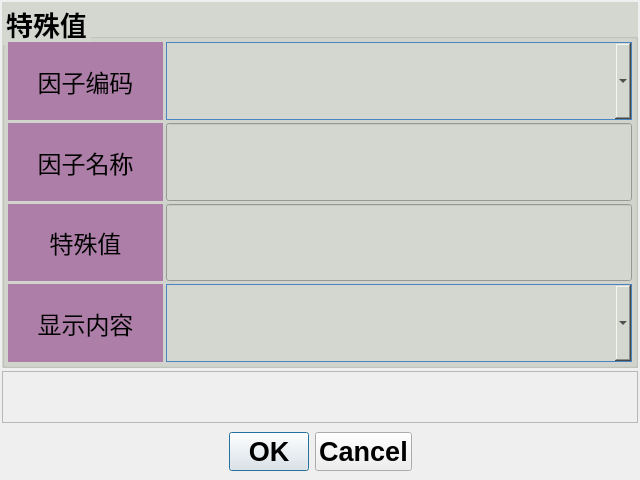
<?xml version="1.0" encoding="UTF-8"?>
<ui version="4.0">
 <class>TeshuzhiAdd</class>
 <widget class="QDialog" name="TeshuzhiAdd">
  <property name="geometry">
   <rect>
    <x>0</x>
    <y>0</y>
    <width>640</width>
    <height>480</height>
   </rect>
  </property>
  <property name="sizePolicy">
   <sizepolicy hsizetype="Fixed" vsizetype="Fixed">
    <horstretch>0</horstretch>
    <verstretch>0</verstretch>
   </sizepolicy>
  </property>
  <property name="windowTitle">
   <string>Dialog</string>
  </property>
  <layout class="QVBoxLayout" name="verticalLayout_2" stretch="7,1,1">
   <property name="spacing">
    <number>3</number>
   </property>
   <property name="leftMargin">
    <number>2</number>
   </property>
   <property name="topMargin">
    <number>2</number>
   </property>
   <property name="rightMargin">
    <number>2</number>
   </property>
   <property name="bottomMargin">
    <number>2</number>
   </property>
   <item>
    <widget class="QGroupBox" name="groupBox_17">
     <property name="font">
      <font>
       <pointsize>20</pointsize>
       <weight>75</weight>
       <bold>true</bold>
      </font>
     </property>
     <property name="styleSheet">
      <string notr="true">background-color: rgb(211, 215, 207);</string>
     </property>
     <property name="title">
      <string>特殊值</string>
     </property>
     <layout class="QVBoxLayout" name="verticalLayout" stretch="1,1,1,1">
      <property name="spacing">
       <number>3</number>
      </property>
      <property name="leftMargin">
       <number>3</number>
      </property>
      <property name="topMargin">
       <number>3</number>
      </property>
      <property name="rightMargin">
       <number>3</number>
      </property>
      <property name="bottomMargin">
       <number>3</number>
      </property>
      <item>
       <layout class="QHBoxLayout" name="horizontalLayout_50" stretch="1,3">
        <item>
         <widget class="QLabel" name="label_4">
          <property name="font">
           <font>
            <family>Ubuntu</family>
            <pointsize>18</pointsize>
            <weight>7</weight>
            <italic>false</italic>
            <bold>false</bold>
           </font>
          </property>
          <property name="styleSheet">
           <string notr="true">background-color: rgb(173, 127, 168);
color: rgb(0, 0, 0);
font: 57 18pt &quot;Ubuntu&quot;;</string>
          </property>
          <property name="text">
           <string>因子编码</string>
          </property>
          <property name="alignment">
           <set>Qt::AlignCenter</set>
          </property>
         </widget>
        </item>
        <item>
         <widget class="QComboBox" name="lineEdit_Code">
          <property name="sizePolicy">
           <sizepolicy hsizetype="Preferred" vsizetype="Preferred">
            <horstretch>0</horstretch>
            <verstretch>0</verstretch>
           </sizepolicy>
          </property>
          <property name="font">
           <font>
            <pointsize>18</pointsize>
            <weight>75</weight>
            <bold>true</bold>
           </font>
          </property>
          <property name="styleSheet">
           <string notr="true">QComboBox {
    border: 1px solid #4C84C3;
	
	background-color: rgb(211, 215, 207);
	opacity: 1;
	border-radius: 0px;
	combobox-popup: 0;
}
 
QComboBox QAbstractItemView {
    border-radius:  0px;  
	background-color: rgb(233, 185, 110);
	border:1px solid #4C84c3;
 	selection-background-color: #2019DC;
	font: 57 15pt &quot;Ubuntu&quot;;
	font-weight:140;
	
	
}

/* 下拉后，整个下拉窗体每项的样式 */
QComboBox QAbstractItemView::item {
    height: 50px;   /* 项的高度（设置pComboBox-&gt;setView(new QListView());后，该项才起作用） */
	font: 57 15pt &quot;Ubuntu&quot;;
	font-weight:140;
}

/* 下拉框样式 */
QComboBox::drop-down {
    subcontrol-origin: padding;   /* 子控件在父元素中的原点矩形。如果未指定此属性，则默认为padding。 */
    subcontrol-position: top right;   /* 下拉框的位置（右上） */
    width: 50px;   /* 下拉框的宽度 */

    border-left-width: 1px;   /* 下拉框的左边界线宽度 */
    border-left-color: darkgray;   /* 下拉框的左边界线颜色 */
    border-left-style: solid;   /* 下拉框的左边界线为实线 */
    border-top-right-radius: 3px;   /* 下拉框的右上边界线的圆角半径（应和整个QComboBox右上边界线的圆角半径一致） */
    border-bottom-right-radius: 3px;   /* 同上 */

	image: url(:/images/dropdown.png);

	padding: 2px 2px 2px 2px;
}

QScrollBar:vertical {
      border: 2px solid grey;
      width: 50px;
	   background-color: #d0d2d4;   /* 空白区域的背景色*/
}//加宽滑动条按钮

QComboBox::drop-down:hover 
{　　　
background: yellow;　
}
/* 下拉箭头样式 */ 
QComboBox::down-arrow
 {　　
width: 20px; /* 下拉箭头的宽度（建议与下拉框drop-down的宽度一致） */ 　　
background: transparent; /* 下拉箭头的的背景色 */ 　　padding: 0px 0px 0px 0px; /* 上内边距、右内边距、下内边距、左内边距 */　
image: url(:/images/dropdown.png);　
} /* 点击下拉箭头 */ 

QComboBox::down-arrow:on 
{ 　　
image: url(:/images/dropdown.png);
/* 显示上拉箭头 */
 } 



QComboBox QAbstractScrollArea QScrollBar::handle:vertical {
    border-radius: 5px;   /* 圆角 */
    background: rgb(160,160,160);   /* 小方块的背景色深灰lightblue */
}

QComboBox QAbstractScrollArea QScrollBar::handle:vertical:hover {
    background: rgb(90, 91, 93);   /* 越过小方块的背景色yellow */
}

 

 
</string>
          </property>
          <property name="editable">
           <bool>false</bool>
          </property>
         </widget>
        </item>
       </layout>
      </item>
      <item>
       <layout class="QHBoxLayout" name="horizontalLayout_71" stretch="1,3">
        <item>
         <widget class="QLabel" name="label_76">
          <property name="font">
           <font>
            <family>Ubuntu</family>
            <pointsize>18</pointsize>
            <weight>7</weight>
            <italic>false</italic>
            <bold>false</bold>
           </font>
          </property>
          <property name="styleSheet">
           <string notr="true">background-color: rgb(173, 127, 168);
color: rgb(0, 0, 0);
font: 57 18pt &quot;Ubuntu&quot;;</string>
          </property>
          <property name="text">
           <string>因子名称</string>
          </property>
          <property name="alignment">
           <set>Qt::AlignCenter</set>
          </property>
         </widget>
        </item>
        <item>
         <widget class="QLineEdit" name="lineEdit_Name">
          <property name="sizePolicy">
           <sizepolicy hsizetype="Expanding" vsizetype="Expanding">
            <horstretch>0</horstretch>
            <verstretch>0</verstretch>
           </sizepolicy>
          </property>
          <property name="font">
           <font>
            <pointsize>18</pointsize>
            <weight>75</weight>
            <bold>true</bold>
           </font>
          </property>
         </widget>
        </item>
       </layout>
      </item>
      <item>
       <layout class="QHBoxLayout" name="horizontalLayout_72" stretch="1,3">
        <item>
         <widget class="QLabel" name="label_77">
          <property name="font">
           <font>
            <family>Ubuntu</family>
            <pointsize>18</pointsize>
            <weight>7</weight>
            <italic>false</italic>
            <bold>false</bold>
           </font>
          </property>
          <property name="styleSheet">
           <string notr="true">background-color: rgb(173, 127, 168);
color: rgb(0, 0, 0);
font: 57 18pt &quot;Ubuntu&quot;;</string>
          </property>
          <property name="text">
           <string>特殊值</string>
          </property>
          <property name="alignment">
           <set>Qt::AlignCenter</set>
          </property>
         </widget>
        </item>
        <item>
         <widget class="QLineEdit" name="lineEdit_Key">
          <property name="sizePolicy">
           <sizepolicy hsizetype="Expanding" vsizetype="Expanding">
            <horstretch>0</horstretch>
            <verstretch>0</verstretch>
           </sizepolicy>
          </property>
          <property name="font">
           <font>
            <pointsize>18</pointsize>
            <weight>75</weight>
            <bold>true</bold>
           </font>
          </property>
          <property name="text">
           <string/>
          </property>
         </widget>
        </item>
       </layout>
      </item>
      <item>
       <layout class="QHBoxLayout" name="horizontalLayout_73" stretch="1,3">
        <item>
         <widget class="QLabel" name="label_78">
          <property name="font">
           <font>
            <family>Ubuntu</family>
            <pointsize>18</pointsize>
            <weight>7</weight>
            <italic>false</italic>
            <bold>false</bold>
           </font>
          </property>
          <property name="styleSheet">
           <string notr="true">background-color: rgb(173, 127, 168);
color: rgb(0, 0, 0);
font: 57 18pt &quot;Ubuntu&quot;;</string>
          </property>
          <property name="text">
           <string>显示内容</string>
          </property>
          <property name="alignment">
           <set>Qt::AlignCenter</set>
          </property>
         </widget>
        </item>
        <item>
         <widget class="QComboBox" name="lineEdit_Val">
          <property name="sizePolicy">
           <sizepolicy hsizetype="Preferred" vsizetype="Preferred">
            <horstretch>0</horstretch>
            <verstretch>0</verstretch>
           </sizepolicy>
          </property>
          <property name="font">
           <font>
            <pointsize>18</pointsize>
            <weight>75</weight>
            <bold>true</bold>
           </font>
          </property>
          <property name="styleSheet">
           <string notr="true">QComboBox {
    border: 1px solid #4C84C3;
	
	background-color: rgb(211, 215, 207);
	opacity: 1;
	border-radius: 0px;
	combobox-popup: 0;
}
 
QComboBox QAbstractItemView {
    border-radius:  0px;  
	background-color: rgb(233, 185, 110);
	border:1px solid #4C84c3;
 	selection-background-color: #2019DC;
	font: 57 15pt &quot;Ubuntu&quot;;
	font-weight:140;
	
	
}

/* 下拉后，整个下拉窗体每项的样式 */
QComboBox QAbstractItemView::item {
    height: 50px;   /* 项的高度（设置pComboBox-&gt;setView(new QListView());后，该项才起作用） */
	font: 57 15pt &quot;Ubuntu&quot;;
	font-weight:140;
}

/* 下拉框样式 */
QComboBox::drop-down {
    subcontrol-origin: padding;   /* 子控件在父元素中的原点矩形。如果未指定此属性，则默认为padding。 */
    subcontrol-position: top right;   /* 下拉框的位置（右上） */
    width: 50px;   /* 下拉框的宽度 */

    border-left-width: 1px;   /* 下拉框的左边界线宽度 */
    border-left-color: darkgray;   /* 下拉框的左边界线颜色 */
    border-left-style: solid;   /* 下拉框的左边界线为实线 */
    border-top-right-radius: 3px;   /* 下拉框的右上边界线的圆角半径（应和整个QComboBox右上边界线的圆角半径一致） */
    border-bottom-right-radius: 3px;   /* 同上 */

	image: url(:/images/dropdown.png);

	padding: 2px 2px 2px 2px;
}

QScrollBar:vertical {
      border: 2px solid grey;
      width: 50px;
	   background-color: #d0d2d4;   /* 空白区域的背景色*/
}//加宽滑动条按钮

QComboBox::drop-down:hover 
{　　　
background: yellow;　
}
/* 下拉箭头样式 */ 
QComboBox::down-arrow
 {　　
width: 20px; /* 下拉箭头的宽度（建议与下拉框drop-down的宽度一致） */ 　　
background: transparent; /* 下拉箭头的的背景色 */ 　　padding: 0px 0px 0px 0px; /* 上内边距、右内边距、下内边距、左内边距 */　
image: url(:/images/dropdown.png);　
} /* 点击下拉箭头 */ 

QComboBox::down-arrow:on 
{ 　　
image: url(:/images/dropdown.png);
/* 显示上拉箭头 */
 } 



QComboBox QAbstractScrollArea QScrollBar::handle:vertical {
    border-radius: 5px;   /* 圆角 */
    background: rgb(160,160,160);   /* 小方块的背景色深灰lightblue */
}

QComboBox QAbstractScrollArea QScrollBar::handle:vertical:hover {
    background: rgb(90, 91, 93);   /* 越过小方块的背景色yellow */
}

 

 
</string>
          </property>
          <property name="editable">
           <bool>false</bool>
          </property>
         </widget>
        </item>
       </layout>
      </item>
     </layout>
    </widget>
   </item>
   <item>
    <widget class="QFrame" name="frame">
     <property name="frameShape">
      <enum>QFrame::StyledPanel</enum>
     </property>
     <property name="frameShadow">
      <enum>QFrame::Raised</enum>
     </property>
     <widget class="QPushButton" name="keyboard">
      <property name="geometry">
       <rect>
        <x>310</x>
        <y>10</y>
        <width>41</width>
        <height>41</height>
       </rect>
      </property>
      <property name="sizePolicy">
       <sizepolicy hsizetype="Fixed" vsizetype="Fixed">
        <horstretch>0</horstretch>
        <verstretch>0</verstretch>
       </sizepolicy>
      </property>
      <property name="text">
       <string/>
      </property>
      <property name="icon">
       <iconset resource="res.qrc">
        <normaloff>:/images/keyboard-off.png</normaloff>:/images/keyboard-off.png</iconset>
      </property>
      <property name="iconSize">
       <size>
        <width>32</width>
        <height>32</height>
       </size>
      </property>
      <property name="flat">
       <bool>true</bool>
      </property>
     </widget>
    </widget>
   </item>
   <item>
    <widget class="QDialogButtonBox" name="buttonBox">
     <property name="sizePolicy">
      <sizepolicy hsizetype="Preferred" vsizetype="Preferred">
       <horstretch>0</horstretch>
       <verstretch>0</verstretch>
      </sizepolicy>
     </property>
     <property name="font">
      <font>
       <pointsize>20</pointsize>
       <weight>75</weight>
       <bold>true</bold>
      </font>
     </property>
     <property name="orientation">
      <enum>Qt::Horizontal</enum>
     </property>
     <property name="standardButtons">
      <set>QDialogButtonBox::Cancel|QDialogButtonBox::Ok</set>
     </property>
     <property name="centerButtons">
      <bool>true</bool>
     </property>
    </widget>
   </item>
  </layout>
 </widget>
 <resources>
  <include location="res.qrc"/>
 </resources>
 <connections>
  <connection>
   <sender>buttonBox</sender>
   <signal>accepted()</signal>
   <receiver>TeshuzhiAdd</receiver>
   <slot>accept()</slot>
   <hints>
    <hint type="sourcelabel">
     <x>248</x>
     <y>254</y>
    </hint>
    <hint type="destinationlabel">
     <x>157</x>
     <y>274</y>
    </hint>
   </hints>
  </connection>
  <connection>
   <sender>buttonBox</sender>
   <signal>rejected()</signal>
   <receiver>TeshuzhiAdd</receiver>
   <slot>reject()</slot>
   <hints>
    <hint type="sourcelabel">
     <x>316</x>
     <y>260</y>
    </hint>
    <hint type="destinationlabel">
     <x>286</x>
     <y>274</y>
    </hint>
   </hints>
  </connection>
 </connections>
</ui>
